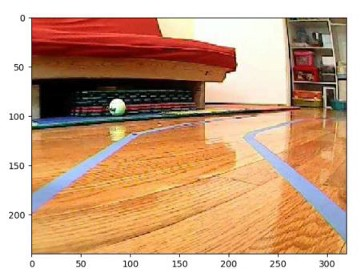
#> input picture images/road1_240x320.jpeg, 360 x 276 px
$ python lane.py
#> lines starting #> are read from the running program, lines starting #| are printed output that depends on the picture; after the words box and inside, x2 and y2 are one past the last pixel; in counts of white or black regions, pixels touching at a corner belong together
### lib/utils.py
import cv2
import numpy as np
import math

## Lane detection

def detect_edges(frame):
    # filter for blue lane lines
    hsv = cv2.cvtColor(frame, cv2.COLOR_BGR2HSV)
    show_image("hsv", hsv)
    lower_blue = np.array([60, 40, 40])
    upper_blue = np.array([150, 255, 255])
    mask = cv2.inRange(hsv, lower_blue, upper_blue)
    show_image("blue mask", mask)

    # detect edges
    edges = cv2.Canny(mask, 200, 400)

    return edges


# Isolate Region of Interest
def region_of_interest(edges):

    height, width = edges.shape
    mask = np.zeros_like(edges)

    # only focus bottom half of the screen
    polygon = np.array([[
        (0, height * 1 / 2),
        (width, height * 1 / 2),
        (width, height),
        (0, height),
    ]], np.int32)

    cv2.fillPoly(mask, polygon, 255)
    cropped_edges = cv2.bitwise_and(edges, mask)
    show_image("cropped_region_of_interest", cropped_edges)
    return cropped_edges


# these values works with a 320x240 resolution camera running between solid blue lane lines. Of course, they need to be re-tuned for a life-sized car with a high-resolution camera running on a real road with white/yellow dashed lane lines.
def detect_line_segments(cropped_edges):
    # tuning min_threshold, minLineLength, maxLineGap is a trial and error process by hand
    rho = 1  # distance precision in pixel, i.e. 1 pixel
    angle = np.pi / 180  # angular precision in radian, i.e. 1 degree
    min_threshold = 10  # minimal of votes
    line_segments = cv2.HoughLinesP(cropped_edges, rho, angle, min_threshold,
                                    np.array([]), minLineLength=8, maxLineGap=4)

    return line_segments


def average_slope_intercept(frame, line_segments):
    """
    This function combines line segments into one or two lane lines
    If all line slopes are < 0: then we only have detected left lane
    If all line slopes are > 0: then we only have detected right lane
    """
    lane_lines = []
    if line_segments is None:
        print('No line_segment segments detected')
        return lane_lines

    height, width, _ = frame.shape
    left_fit = []
    right_fit = []

    boundary = 1/3
    left_region_boundary = width * (1 - boundary)  # left lane line segment should be on left 2/3 of the screen
    right_region_boundary = width * boundary # right lane line segment should be on left 2/3 of the screen

    for line_segment in line_segments:
        for x1, y1, x2, y2 in line_segment:
            if x1 == x2:
                print('skipping vertical line segment (slope=inf): %s' % line_segment)
                continue
            fit = np.polyfit((x1, x2), (y1, y2), 1)
            slope = fit[0]
            intercept = fit[1]
            if slope < 0:
                if x1 < left_region_boundary and x2 < left_region_boundary:
                    left_fit.append((slope, intercept))
            else:
                if x1 > right_region_boundary and x2 > right_region_boundary:
                    right_fit.append((slope, intercept))

    left_fit_average = np.average(left_fit, axis=0)
    if len(left_fit) > 0:
        lane_lines.append(make_points(frame, left_fit_average))

    right_fit_average = np.average(right_fit, axis=0)
    if len(right_fit) > 0:
        lane_lines.append(make_points(frame, right_fit_average))

    print('lane lines: %s' % lane_lines)  # [[[316, 720, 484, 432]], [[1009, 720, 718, 432]]]

    return lane_lines


def make_points(frame, line):

    height, width, _ = frame.shape
    slope, intercept = line
    y1 = height  # bottom of the frame
    y2 = int(y1 * 1 / 2)  # make points from middle of the frame down

    # bound the coordinates within the frame
    x1 = max(-width, min(2 * width, int((y1 - intercept) / slope)))
    x2 = max(-width, min(2 * width, int((y2 - intercept) / slope)))
    return [[x1, y1, x2, y2]]


def detect_lane(frame):

    edges = detect_edges(frame)
    cropped_edges = region_of_interest(edges)
    line_segments = detect_line_segments(cropped_edges)
    lane_lines = average_slope_intercept(frame, line_segments)

    return lane_lines


def display_lines(frame, lines, line_color=(0, 255, 0), line_width=2):

    line_image = np.zeros_like(frame)
    if lines is not None:
        for line in lines:
            for x1, y1, x2, y2 in line:
                cv2.line(line_image, (x1, y1), (x2, y2), line_color, line_width)
    line_image = cv2.addWeighted(frame, 0.8, line_image, 1, 1)
    return line_image


## Motion Planning: Steering


def compute_steering_angle(frame, lane_lines):
    """ Find the steering angle based on lane line coordinate
        We assume that camera is calibrated to point to dead center
    """
    if len(lane_lines) == 0:
        print('No lane lines detected, do nothing')
        #MAKE CAR STOP?
        return -90

    # Get middle line in case of detecting single lane
    height, width, _ = frame.shape
    if len(lane_lines) == 1:
        print('Only detected one lane line, just follow it. ', lane_lines[0])
        x1, _, x2, _ = lane_lines[0][0]
        x_offset = x2 - x1
    else:   # get middle line in case of detecting two lanes
        _, _, left_x2, _ = lane_lines[0][0]
        _, _, right_x2, _ = lane_lines[1][0]
        cameraMidOffsetPercent = 0.00 # 0.0 means car pointing to center, -0.03: car is centered to left, +0.03 means car pointing to right
        mid = int(width / 2 * (1 + cameraMidOffsetPercent))
        x_offset = (left_x2 + right_x2) / 2 - mid

    # find the steering angle, which is angle between navigation direction to end of center line
    y_offset = int(height / 2)

    angle_to_mid_radian = math.atan(x_offset / y_offset)  # angle (in radian) to center vertical line
    angle_to_mid_deg = int(angle_to_mid_radian * 180.0 / math.pi)  # angle (in degrees) to center vertical line
    steeringAngle = angle_to_mid_deg + 90  # this is the steering angle needed by picar front wheel

    print('new steering angle: ', steeringAngle)
    return steeringAngle


def display_heading_line(frame, steering_angle, line_color=(0, 0, 255), line_width=5):
    heading_image = np.zeros_like(frame)
    height, width, _ = frame.shape

    # figure out the heading line from steering angle
    # heading line (x1,y1) is always center bottom of the screen
    # (x2, y2) requires a bit of trigonometry

    # Note: the steering angle of:
    # 0-89 degree: turn left
    # 90 degree: going straight
    # 91-180 degree: turn right
    steering_angle_radian = steering_angle / 180.0 * math.pi
    x1 = int(width / 2)
    y1 = height
    x2 = int(x1 - height / 2 / math.tan(steering_angle_radian))
    y2 = int(height / 2)

    cv2.line(heading_image, (x1, y1), (x2, y2), line_color, line_width)
    heading_image = cv2.addWeighted(frame, 0.8, heading_image, 1, 1)

    return heading_image


# [21 lines left out: function stabilize_steering_angle, not called in this run]


def show_image(window_name:str, image):

    cv2.namedWindow(window_name, cv2.WINDOW_AUTOSIZE)
    cv2.imshow(window_name, image)
    cv2.waitKey(0) # waits until a key is pressed

### lane.py
import cv2
from lib.utils import detect_lane, show_image, display_lines, compute_steering_angle, display_heading_line

def main():

    frame = cv2.imread('./images/road1_240x320.jpeg')
#> frame is the input picture: shape (276, 360, 3); mean B, G, R 132.3, 162.6, 202.5
    show_image("Original image", frame)

    lane_lines = detect_lane(frame)
#> in detect_edges, `hsv = cv2.cvtColor(frame, cv2.COLOR_BGR2HSV)`: hsv: shape (276, 360, 3); mean H, S, V 23.4, 104, 204.9
#> in detect_edges, `mask = cv2.inRange(hsv, lower_blue, upper_blue)`:
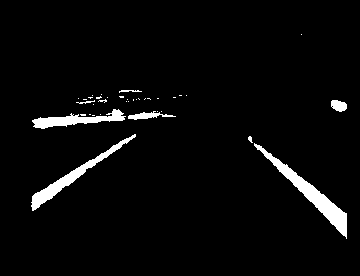
#> mask: shape (276, 360); 3.7% white; 37 white regions (29 under 20 px), largest, box (x1, y1, x2, y2) and area: (254, 143, 347, 239) 1380, (31, 134, 136, 211) 992, (32, 109, 126, 129) 759
#> in detect_edges, `edges = cv2.Canny(mask, 200, 400)`:
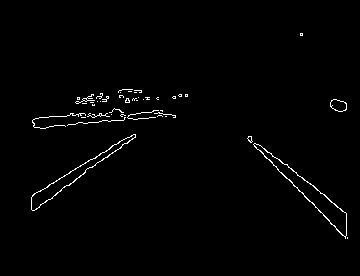
#> edges: shape (276, 360); 1.2% white in thin lines or dots, all inside (x1, y1, x2, y2) = (31, 33, 348, 239)
#> in region_of_interest, `cv2.fillPoly(mask, polygon, 255)`:
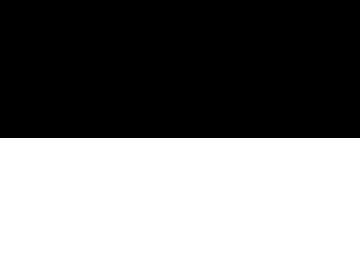
#> mask: shape (276, 360); 50% white; 1 white region, box (x1, y1, x2, y2) and area: (0, 138, 360, 276) 49680
#> in region_of_interest, `cropped_edges = cv2.bitwise_and(edges, mask)`:
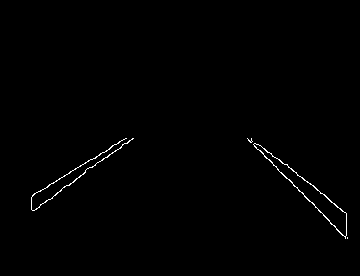
#> cropped_edges: shape (276, 360); 0.61% white in thin lines or dots, all inside (x1, y1, x2, y2) = (31, 138, 348, 239)
#> in detect_line_segments, `line_segments = cv2.HoughLinesP(cropped_edges, rho, angle, min_thresho..`: line_segments = 18 rows, first 6: [277, 158, 327, 197], [315, 207, 345, 237], [55, 194, 85, 172], [49, 184, 126, 138], [247, 138, 335, 226], [258, 144, 282, 163]
#> the loop in average_slope_intercept, `for line_segment in line_segments:` made 18 passes
#> line_segment on passes 1 to 12: [[277, 158, 327, 197]], [[315, 207, 345, 237]], [[55, 194, 85, 172]], [[49, 184, 126, 138]], [[247, 138, 335, 226]], [[258, 144, 282, 163]], [[68, 185, 83, 174]], [[90, 167, 133, 138]], [[297, 175, 334, 203]], [[32, 195, 110, 148]], [[346, 235, 346, 213]], [[40, 205, 60, 191]]
#| skipping vertical line segment (slope=inf): [[346 235 346 213]]
#| skipping vertical line segment (slope=inf): [[ 31 209  31 197]]
#> after the loop in average_slope_intercept, `for line_segment in line_segments:`: left_fit = [(-0.733, 234.3), (-0.597, 213.3), (-0.733, 234.9), (-0.674, 227.7), (-0.603, 214.3), (-0.7, 233), (-0.7, 230.4)]; right_fit = [(0.78, -58.06), (1, -108), (1, -109), (0.792, -60.25), (0.757, -49.76), (0.727, -39), (1, -110), (1, -108), (0.75, -44.25)]
#> in average_slope_intercept, `left_fit_average = np.average(left_fit, axis=0)`: left_fit_average = [-0.677, 226.8]
#> in make_points, `slope, intercept = line`: slope = -0.677; intercept = 226.8
#> in make_points, `x1 = max(-width, min(2 * width, int((y1 - intercept) / slope)))`: x1 = -72
#> in make_points, `x2 = max(-width, min(2 * width, int((y2 - intercept) / slope)))`: x2 = 131
#> in average_slope_intercept, `right_fit_average = np.average(right_fit, axis=0)`: right_fit_average = [0.867, -76.26]
#| lane lines: [[[-72, 276, 131, 138]], [[406, 276, 247, 138]]]
#> in detect_lane, `lane_lines = average_slope_intercept(frame, line_segments)`: lane_lines = [[[-72, 276, 131, 138]], [[406, 276, 247, 138]]]
#> lane_lines = [[[-72, 276, 131, 138]], [[406, 276, 247, 138]]]

    lane_lines_image = display_lines(frame, lane_lines)
#> the loop in display_lines, `for line in lines:` made 2 passes
#> in display_lines, `line_image = cv2.addWeighted(frame, 0.8, line_image, 1, 1)`:
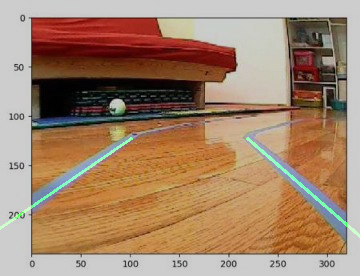
#> line_image: shape (276, 360, 3); mean B, G, R 106.9, 132, 163

    print('detected line_segment: \n', lane_lines)
#| detected line_segment:
#|  [[[-72, 276, 131, 138]], [[406, 276, 247, 138]]]

    show_image("lane lines", lane_lines_image)

    steeringAngle = compute_steering_angle(frame, lane_lines)
#> in compute_steering_angle, `_, _, left_x2, _ = lane_lines[0][0]`: left_x2 = 131
#> in compute_steering_angle, `_, _, right_x2, _ = lane_lines[1][0]`: right_x2 = 247
#> in compute_steering_angle, `x_offset = (left_x2 + right_x2) / 2 - mid`: x_offset = 9
#> in compute_steering_angle, `angle_to_mid_radian = math.atan(x_offset / y_offset)`: angle_to_mid_radian = 0.0651
#> in compute_steering_angle, `angle_to_mid_deg = int(angle_to_mid_radian * 180.0 / math.pi)`: angle_to_mid_deg = 3
#> in compute_steering_angle, `steeringAngle = angle_to_mid_deg + 90`: steeringAngle = 93
#| new steering angle:  93
#> steeringAngle = 93
    finalImage = display_heading_line(lane_lines_image, steeringAngle)
#> in display_heading_line, `steering_angle_radian = steering_angle / 180.0 * math.pi`: steering_angle_radian = 1.62
#> in display_heading_line, `x2 = int(x1 - height / 2 / math.tan(steering_angle_radian))`: x2 = 187
#> in display_heading_line, `heading_image = cv2.addWeighted(frame, 0.8, heading_image, 1, 1)`:
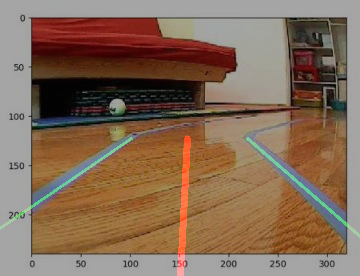
#> heading_image: shape (276, 360, 3); mean B, G, R 86.5, 106.6, 132.4

    print("Steering angle: ", steeringAngle)
#| Steering angle:  93
    show_image("Route", finalImage)

if __name__ == '__main__':
    main()

$ run again, with images/image0.jpg copied over images/road1_240x320.jpeg
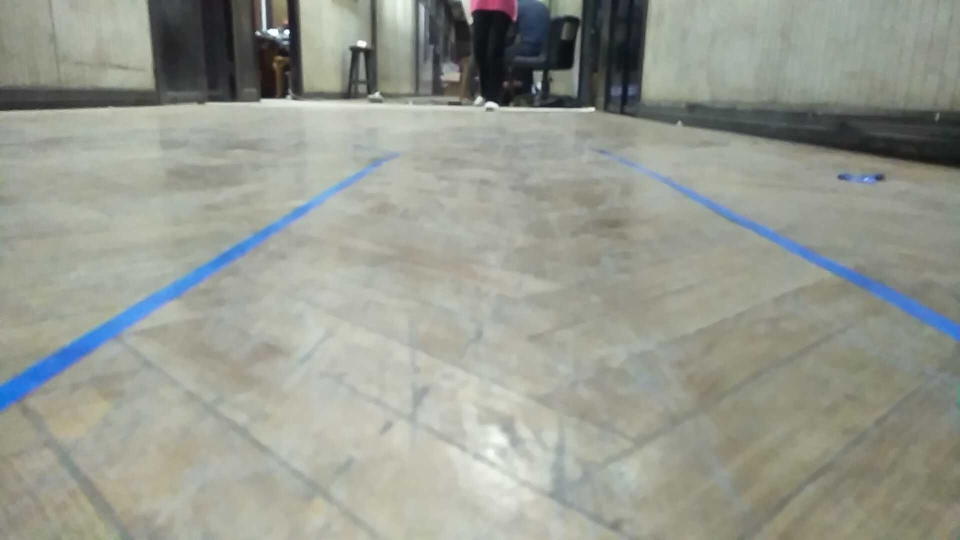
#> input picture images/image0.jpg, 1920 x 1080 px (shown at 1/2 size)
#> in main, frame is the input picture: shape (1080, 1920, 3); mean B, G, R 144.5, 154.1, 150.9
#> hsv: shape (1080, 1920, 3); mean H, S, V 43.1, 25.3, 156.4
#> in detect_edges, `mask = cv2.inRange(hsv, lower_blue, upper_blue)`:
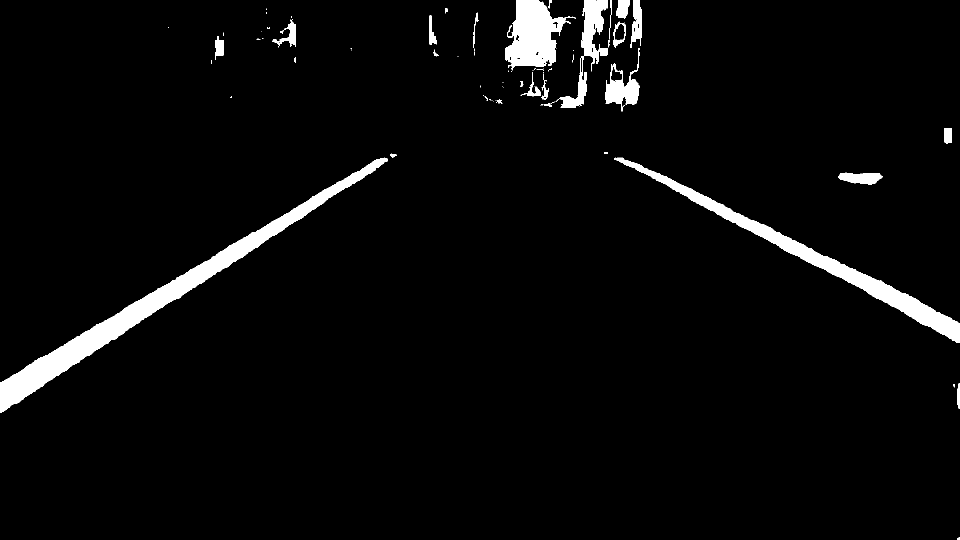
#> mask: shape (1080, 1920) (shown at 1/2 size); 3.7% white; 85 white regions (54 under 20 px), largest, box (x1, y1, x2, y2) and area: (0, 315, 776, 825) 30376, (1228, 315, 1920, 686) 19021, (1010, 0, 1151, 141) 10944
#> edges: shape (1080, 1920); 0.43% white in thin lines or dots
#> cropped_edges: shape (1080, 1920); 0.08% white in thin lines or dots, all inside (x1, y1, x2, y2) = (0, 540, 1920, 1080)
#> in detect_line_segments, `line_segments = cv2.HoughLinesP(cropped_edges, rho, angle, min_thresho..`: line_segments = 73 rows, first 6: [88, 768, 129, 742], [249, 664, 296, 632], [1862, 655, 1916, 685], [304, 626, 322, 615], [410, 560, 442, 540], [135, 684, 177, 659]
#> the loop in average_slope_intercept, `for line_segment in line_segments:` made 73 passes
#> (printed output is left out)
#> after the loop in average_slope_intercept, `for line_segment in line_segments:`: left_fit = 47 pairs, first value -0.778 to -0.25, second value 652.3 to 848.4; right_fit = 24 items, first 6: (0.556, -379.4), (0.563, -433.4), (0.556, -377.4), (0.583, -427.3), (0.478, -248), (0.533, -377.3)
#> left_fit_average = [-0.61, 794.9]
#> slope = -0.61; intercept = 794.9
#> in make_points, `x1 = max(-width, min(2 * width, int((y1 - intercept) / slope)))`: x1 = -467
#> in make_points, `x2 = max(-width, min(2 * width, int((y2 - intercept) / slope)))`: x2 = 417
#> right_fit_average = [0.543, -373.3]
#| lane lines: [[[-467, 1080, 417, 540]], [[2677, 1080, 1682, 540]]]
#> in detect_lane, `lane_lines = average_slope_intercept(frame, line_segments)`: lane_lines = [[[-467, 1080, 417, 540]], [[2677, 1080, 1682, 540]]]
#> the loop in display_lines, `for line in lines:` made 2 passes
#| detected line_segment:
#|  [[[-467, 1080, 417, 540]], [[2677, 1080, 1682, 540]]]
#> left_x2 = 417
#> right_x2 = 1682
#> x_offset = 89.5
#> angle_to_mid_radian = 0.164
#> angle_to_mid_deg = 9
#> in compute_steering_angle, `steeringAngle = angle_to_mid_deg + 90`: steeringAngle = 99
#| new steering angle:  99
#> steering_angle_radian = 1.73
#> in display_heading_line, `x2 = int(x1 - height / 2 / math.tan(steering_angle_radian))`: x2 = 1045
#> in display_heading_line, `heading_image = cv2.addWeighted(frame, 0.8, heading_image, 1, 1)`:
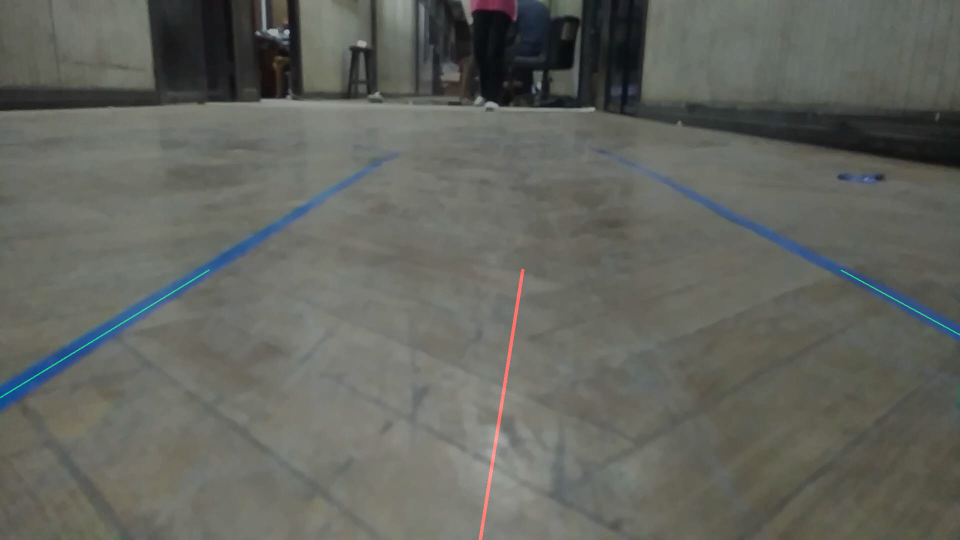
#> heading_image: shape (1080, 1920, 3) (shown at 1/2 size); mean B, G, R 94.3, 100.5, 98.6
#| Steering angle:  99
